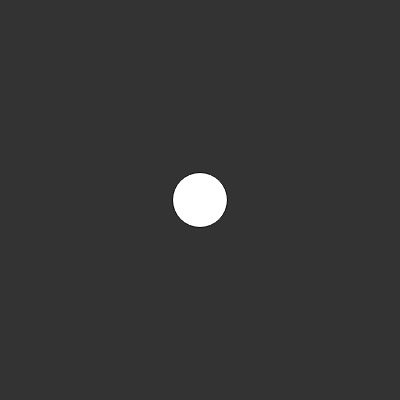
Frame 1 (no input)
Frame 60 (no input): identical to frame 1, image omitted
Frame 120 (the mouse pressed at the canvas centre since frame 60): identical to frame 1, image omitted

The p5.js sketch that drew this single still picture (run headless with seeded random() and noise() and a simulated clock; from frame 60 on, the mouse is pressed at the canvas centre):

// p5.js sketch
// ── sketch.js
function setup() {
  createCanvas(400, 400);
}

function draw() {
  background(51);

  ellipse(200, 200, 55, 55);
}
